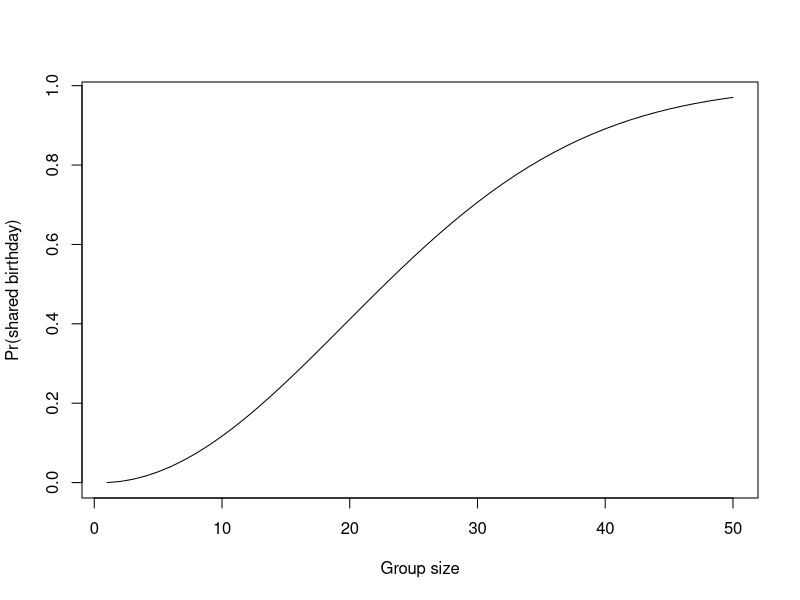

Here is the R script that generated this plot:
## ---- chunk 1
bday <- function(n){
  num <- log(2*pi)/2 + (365 + 1/2)*log(365) - 365
  dem <- log(2*pi)/2 + (365 - n + 1/2)*log(365 - n) - 365 + n + n*log(365)
  return(1 - exp(num - dem))
}

plot(1:50, bday(1:50), type = 'l', 
     xlab = 'Group size', ylab = 'Pr(shared birthday)')
